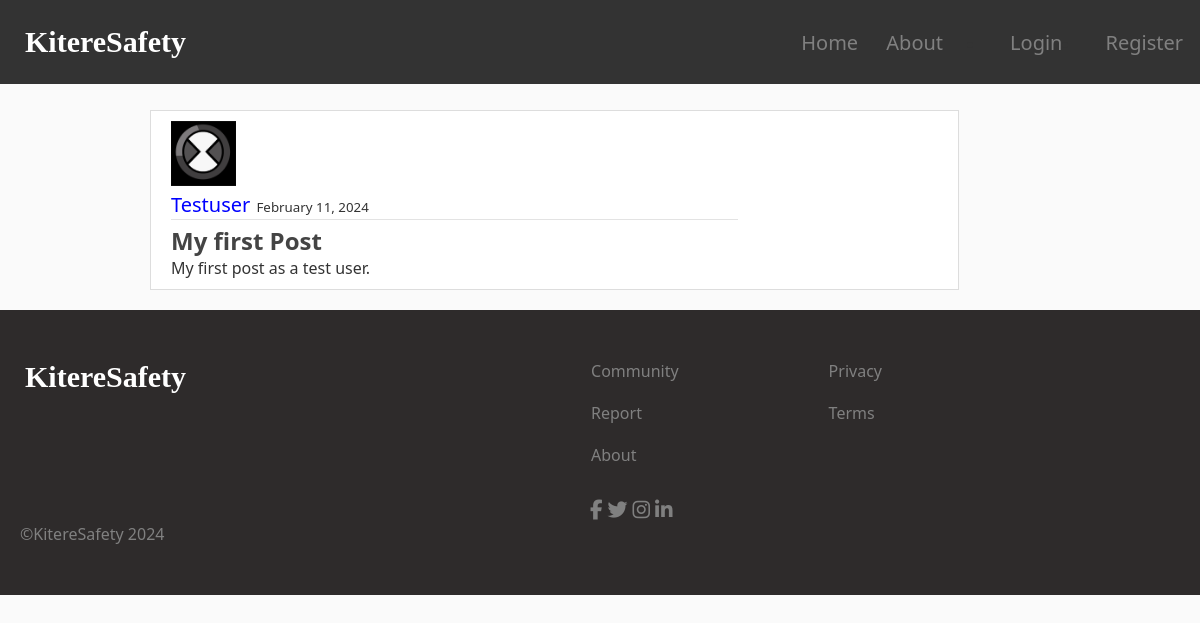
/blog/post/3/, run on the app's committed database.
### blog/models.py (models this page shows, shortened)
class Post(models.Model):
    title = models.CharField(max_length=100)
    content = models.TextField()
    date_posted = models.DateTimeField(default=timezone.now)
    author = models.ForeignKey(User, on_delete=models.CASCADE)
    DisplayFields = ['author', 'title', 'content', 'date_posted']
    FilterFields = ['date_posted']

### users/models.py (models this page shows, shortened)
class Profile(models.Model):
    user = models.OneToOneField(User, on_delete=models.CASCADE)
    image = models.ImageField(default='default.jpg', upload_to='profile_pics')
    DisplayFields = ['user', 'image']
    FilterFields = ['user']

### blog/views.py (the view)
# urls.py: path('post/<int:pk>/', PostDetailView.as_view(), name='post-detail'),
class PostDetailView(DetailView):
    model = Post

### blog/templates/blog/post_detail.html (shortened to what this page needs)
{% extends 'blog/base.html' %}
{% block content %}
    <article class="content-section-2">
        <img src="{{ object.author.profile.image.url }}" class="article-img">
        <div>
            <div class="article-metadata">
                <a href="">{{ object.author }}</a>
                <small>{{ object.date_posted|date:"F d, Y" }}</small>
            </div>
            <h2 class="article-title">{{ object.title }}</h2>
            <p class="article-content">{{ object.content }}</p>
        </div>
    </article>
{% endblock %}

### blog/static/blog/blog.css (style rules this page uses)
* { margin: 0; font-family: 'Segoe UI', Tahoma, Geneva, Verdana, sans-serif }
body { background: #fafafa; color: #333333; }
h1, h2, h3, h4, h5, h6 { color: #444444; }
a { color: gray; text-decoration: none; font-size: 20px; }
.content-section-2 { background: #ffffff; padding: 10px 20px; border: 1px solid #dddddd; margin-bottom: 20px; margin-top: 20px; }
.row div { margin-right: 100px; }
.article-title { color: #444444; text-decoration: none; }
.article-content { white-space: pre-line; width: 15cm; }
.article-img { height: 65px; width: 65px; margin-right: 16px; }
.article-metadata { padding-bottom: 1px; margin-bottom: 4px; border-bottom: 1px solid #e3e3e3; width: 15cm; }
.article-metadata a { color: blue; }
.article-metadata a { margin-right: 2px; text-decoration: none; }

### data on the page
Post: author.profile.image (placeholder picture), author "Testuser", date_posted "February 11, 2024", title "My first Post", content "My first post as a test user."
